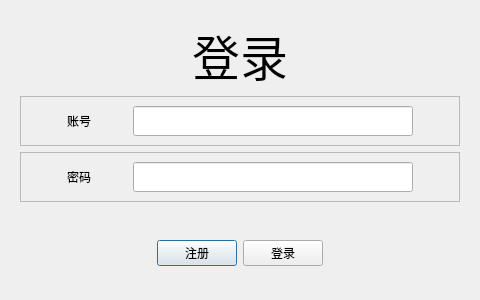
<?xml version="1.0" encoding="UTF-8"?>
<ui version="4.0">
 <class>LoginDialog</class>
 <widget class="QDialog" name="LoginDialog">
  <property name="geometry">
   <rect>
    <x>0</x>
    <y>0</y>
    <width>480</width>
    <height>300</height>
   </rect>
  </property>
  <property name="windowTitle">
   <string>Dialog</string>
  </property>
  <layout class="QVBoxLayout" name="verticalLayout_2">
   <item>
    <widget class="QWidget" name="widget" native="true">
     <layout class="QVBoxLayout" name="verticalLayout">
      <item>
       <widget class="QLabel" name="label">
        <property name="font">
         <font>
          <pointsize>36</pointsize>
         </font>
        </property>
        <property name="text">
         <string>登录</string>
        </property>
        <property name="alignment">
         <set>Qt::AlignCenter</set>
        </property>
       </widget>
      </item>
      <item>
       <widget class="QFrame" name="frame_2">
        <property name="frameShape">
         <enum>QFrame::StyledPanel</enum>
        </property>
        <property name="frameShadow">
         <enum>QFrame::Raised</enum>
        </property>
        <layout class="QHBoxLayout" name="horizontalLayout">
         <item>
          <spacer name="horizontalSpacer_5">
           <property name="orientation">
            <enum>Qt::Horizontal</enum>
           </property>
           <property name="sizeHint" stdset="0">
            <size>
             <width>40</width>
             <height>20</height>
            </size>
           </property>
          </spacer>
         </item>
         <item>
          <widget class="QLabel" name="label_2">
           <property name="text">
            <string>账号</string>
           </property>
          </widget>
         </item>
         <item>
          <spacer name="horizontalSpacer_4">
           <property name="orientation">
            <enum>Qt::Horizontal</enum>
           </property>
           <property name="sizeHint" stdset="0">
            <size>
             <width>40</width>
             <height>20</height>
            </size>
           </property>
          </spacer>
         </item>
         <item>
          <widget class="QLineEdit" name="lineEdit">
           <property name="minimumSize">
            <size>
             <width>280</width>
             <height>30</height>
            </size>
           </property>
          </widget>
         </item>
         <item>
          <spacer name="horizontalSpacer_6">
           <property name="orientation">
            <enum>Qt::Horizontal</enum>
           </property>
           <property name="sizeHint" stdset="0">
            <size>
             <width>40</width>
             <height>20</height>
            </size>
           </property>
          </spacer>
         </item>
        </layout>
       </widget>
      </item>
      <item>
       <widget class="QFrame" name="frame">
        <property name="frameShape">
         <enum>QFrame::StyledPanel</enum>
        </property>
        <property name="frameShadow">
         <enum>QFrame::Raised</enum>
        </property>
        <layout class="QHBoxLayout" name="horizontalLayout_2">
         <item>
          <spacer name="horizontalSpacer_7">
           <property name="orientation">
            <enum>Qt::Horizontal</enum>
           </property>
           <property name="sizeHint" stdset="0">
            <size>
             <width>40</width>
             <height>20</height>
            </size>
           </property>
          </spacer>
         </item>
         <item>
          <widget class="QLabel" name="label_3">
           <property name="text">
            <string>密码</string>
           </property>
          </widget>
         </item>
         <item>
          <spacer name="horizontalSpacer_3">
           <property name="orientation">
            <enum>Qt::Horizontal</enum>
           </property>
           <property name="sizeHint" stdset="0">
            <size>
             <width>40</width>
             <height>20</height>
            </size>
           </property>
          </spacer>
         </item>
         <item>
          <widget class="QLineEdit" name="lineEdit_2">
           <property name="minimumSize">
            <size>
             <width>280</width>
             <height>30</height>
            </size>
           </property>
          </widget>
         </item>
         <item>
          <spacer name="horizontalSpacer_8">
           <property name="orientation">
            <enum>Qt::Horizontal</enum>
           </property>
           <property name="sizeHint" stdset="0">
            <size>
             <width>40</width>
             <height>20</height>
            </size>
           </property>
          </spacer>
         </item>
        </layout>
       </widget>
      </item>
     </layout>
    </widget>
   </item>
   <item>
    <widget class="QWidget" name="widget_2" native="true">
     <layout class="QHBoxLayout" name="horizontalLayout_3">
      <item>
       <spacer name="horizontalSpacer">
        <property name="orientation">
         <enum>Qt::Horizontal</enum>
        </property>
        <property name="sizeHint" stdset="0">
         <size>
          <width>135</width>
          <height>20</height>
         </size>
        </property>
       </spacer>
      </item>
      <item>
       <widget class="QPushButton" name="pushButton">
        <property name="text">
         <string>注册</string>
        </property>
       </widget>
      </item>
      <item>
       <widget class="QPushButton" name="pushButton_2">
        <property name="text">
         <string>登录</string>
        </property>
       </widget>
      </item>
      <item>
       <spacer name="horizontalSpacer_2">
        <property name="orientation">
         <enum>Qt::Horizontal</enum>
        </property>
        <property name="sizeHint" stdset="0">
         <size>
          <width>135</width>
          <height>20</height>
         </size>
        </property>
       </spacer>
      </item>
     </layout>
    </widget>
   </item>
  </layout>
 </widget>
 <resources/>
 <connections/>
</ui>
